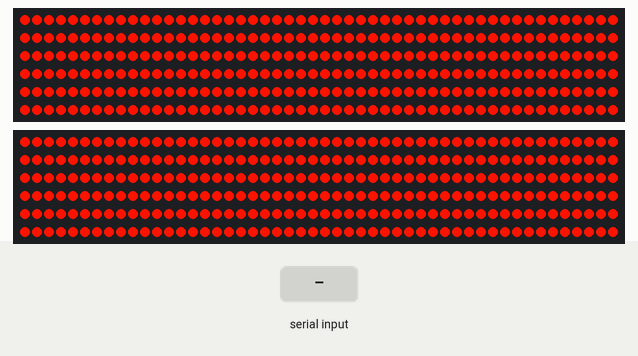
Simulated run of this sketch. Board: Arduino Uno, built with avr-gcc and run on an emulated ATmega328P. Shown: 2 × 300 RGB LEDs in strip order, left to right, continuing on the next row. The test bench sets the inputs (shaded band). Dim RGB values are drawn brighter than linear.

Above: at 1.2 s.
1.3 s: "g" received over Serial
At 2.0 s:
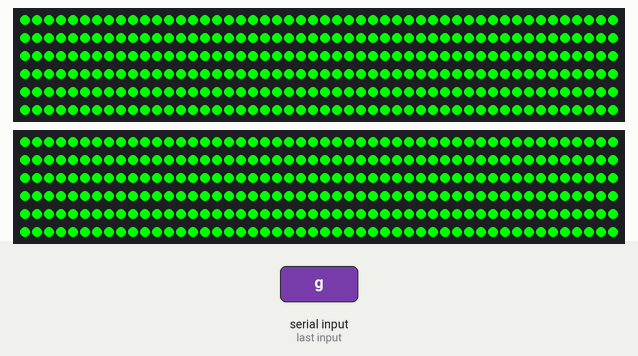
2.8 s: "b" received over Serial
At 4.53 s:
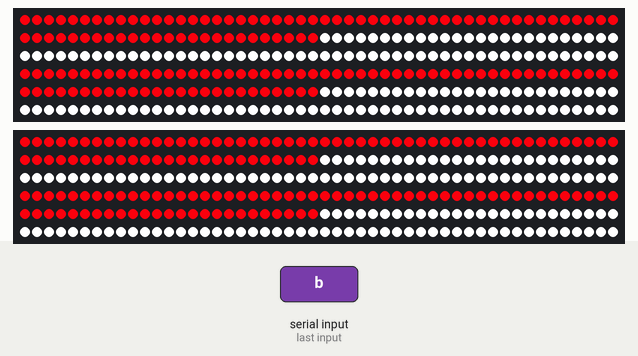
4.6 s: "v" received over Serial
At 5.8 s:
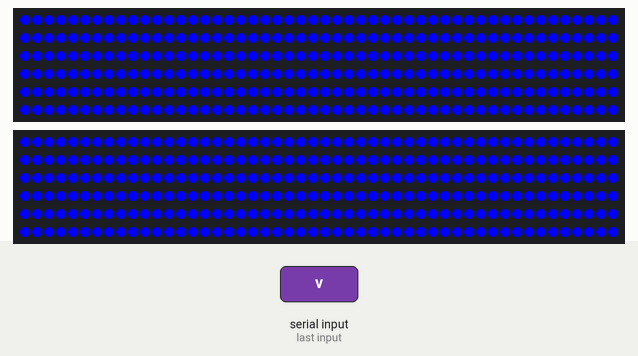
6.1 s: "y" received over Serial
At 7.3 s:
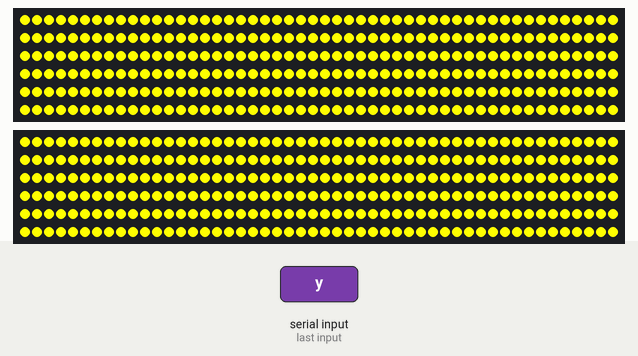
7.6 s: "w" received over Serial
At 8.4 s:
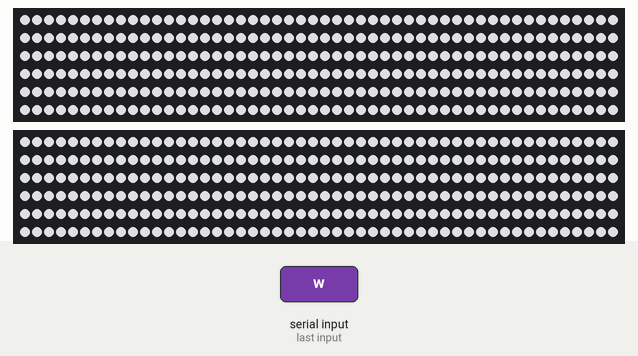
9.1 s: "r" received over Serial
At 9.6 s:
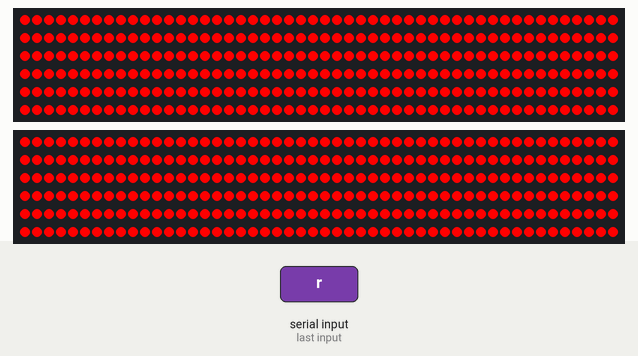
Timing chart, 0 to 11.6 s (numbered marks = the images above; inputs shaded):
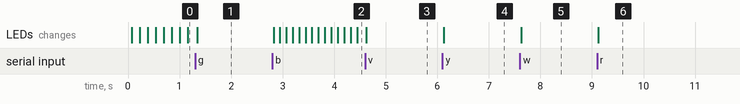

The sketch:

livePatsBluetooth.ino
```cpp
#include <FastLED.h>
#define LED_PIN 7
#define LED_PIN_2 8
#define NUM_LEDS 300
char in = 'a';

CRGB leds[NUM_LEDS];
long clock;

void setup() {
    FastLED.addLeds<WS2812, LED_PIN, GRB>(leds, NUM_LEDS);
    FastLED.addLeds<WS2812, LED_PIN_2, GRB>(leds, NUM_LEDS);
    FastLED.clear();
    FastLED.show();
    Serial.begin(9600);
    clock = 0;
}

void loop() {
  if (Serial.available() > 0) {
    FastLED.clear();
    in = Serial.read();
    clock = 0;
  }
  if (in == 'a') {
    sectionFade(1);
  }
  else if (in =='b') {
     pats();
  }
  else if (in == 'r') {
     allColor(CRGB(255, 0, 0));
  }
  else if (in == 'g') {
     allColor(CRGB(0, 255, 0));
  }
  else if (in == 'v') {
     allColor(CRGB(0, 0, 255));
  }
  else if (in == 'y') {
     allColor(CRGB(255, 255, 0));
  }
  else if (in == 'w') {
     allColor(CHSV(255, 0, 200));
  }
  else {
     allColor(CRGB(255, 0, 255));
  }
  delay(5);
  clock += 1;
  if (clock == 1000000) {
    clock = 0;
  }
}
```

allColor.ino
```cpp
void allColor(CRGB color) {
   if(clock == 0) {
      setLeds(0, NUM_LEDS, color);
      FastLED.show();
   }
}
```

helpers.ino
```cpp
void setLed(int num, CRGB color) {
  leds[num] = color;
}

// Sets leds, not inclusive at last
void setLeds(int first, int last, CRGB color) {
  for (int i = first; i < last; i++) {
    setLed(i, color);
  }
}


// Sets leds from array
void setLeds(int lights[], int numLeds, CRGB color) {
  for (int i = 0; i < numLeds; i++) {
    setLed(lights[i], color);
  }
}

// Returns a boolean to say whether it should run based on the clock
// t is in ms
boolean goTime(int t) {
  return (clock % (t / 5)) == 0;
}
```

pats.ino
```cpp
void pats() {
  if (!goTime(100)) {
    return;
  }
  int off_clock = (clock/20) % 510;
  if (off_clock < 255) {
    setLeds(0, NUM_LEDS/4, CRGB(255 - off_clock, 0, off_clock));
    setLeds(NUM_LEDS/4, NUM_LEDS/2, CRGB(255, 255, 255));
    setLeds(NUM_LEDS/2, 3*NUM_LEDS/4, CRGB(255 - off_clock, 0, off_clock));
    setLeds(3*NUM_LEDS/4, NUM_LEDS, CRGB(255, 255, 255));
  } else {
    setLeds(0, NUM_LEDS/4, CRGB(off_clock - 255, 0, 510 - off_clock));
    setLeds(NUM_LEDS/4, NUM_LEDS/2, CRGB(255, 255, 255));
    setLeds(NUM_LEDS/2, 3*NUM_LEDS/4, CRGB(off_clock - 255, 0, 510 - off_clock));
    setLeds(3*NUM_LEDS/4, NUM_LEDS, CRGB(255, 255, 255));
  }
  FastLED.show();
}
```

section_fade.ino
```cpp
void sectionFade(int numSections) {
  //mood mood lamp that cycles through colours

  int COLOR_OFFSET = 60;
  int SECTION_LENGTH = (NUM_LEDS / numSections);

  if (!goTime(100)) {
    return;
  }

  for (int i=0;i<NUM_LEDS;i++){

    int finalOffset = (i / SECTION_LENGTH) * COLOR_OFFSET;

    int currColor = ((clock/20) + finalOffset) % 508;

    if(currColor > 254){
      currColor = 508 - currColor; //reverse once we get to 254
    }

    leds[i] = CHSV( currColor, 255, 255);
  }
  FastLED.show();
}
```

Measured:
- after the input at 1.3 s, the LEDs: change after 0.05 s (image 1)
- after the input at 2.8 s, the LEDs: first change at once (image 2 shows a later state)
- after the input at 4.6 s, the LEDs: change at once (image 3)
- after the input at 6.1 s, the LEDs: change at once (image 4)
- after the input at 7.6 s, the LEDs: change at once (image 5)
- after the input at 9.1 s, the LEDs: change at once (image 6)
